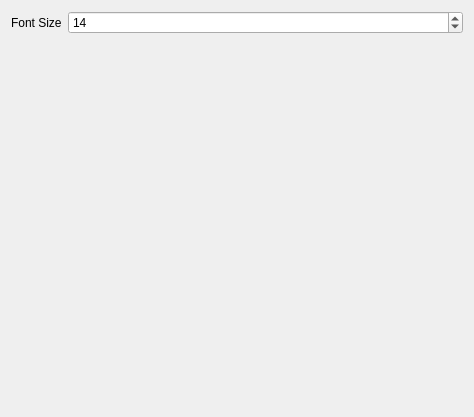
<?xml version="1.0" encoding="UTF-8"?>
<ui version="4.0">
 <class>QEditorSettings</class>
 <widget class="QWidget" name="QEditorSettings">
  <property name="geometry">
   <rect>
    <x>0</x>
    <y>0</y>
    <width>474</width>
    <height>417</height>
   </rect>
  </property>
  <property name="windowTitle">
   <string>Form</string>
  </property>
  <layout class="QFormLayout" name="formLayout">
   <item row="1" column="0">
    <widget class="QLabel" name="label">
     <property name="text">
      <string>Font Size</string>
     </property>
    </widget>
   </item>
   <item row="1" column="1">
    <widget class="QSpinBox" name="fontSizeSpinBox">
     <property name="value">
      <number>14</number>
     </property>
    </widget>
   </item>
   <item row="2" column="1">
    <layout class="QFormLayout" name="formLayout_2"/>
   </item>
  </layout>
 </widget>
 <resources/>
 <connections/>
</ui>
